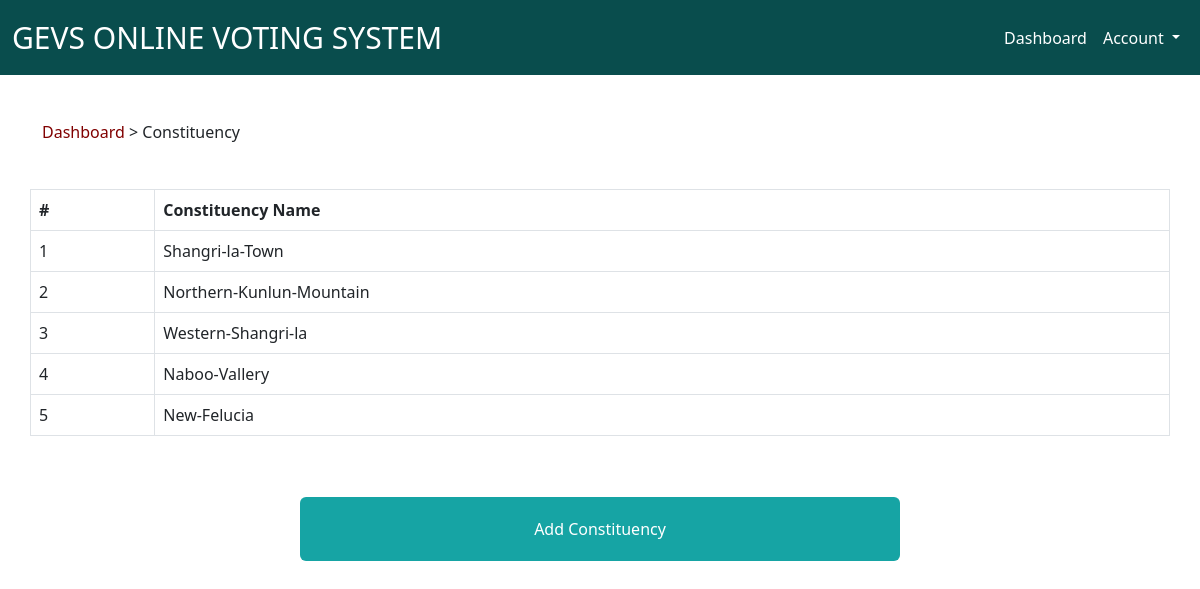
The app's page /electionOfficer/constituency.php (signed in) with its own data.
### tables this page shows
CREATE TABLE `constituency` (
  `id` int(11) NOT NULL,
  `name` varchar(200) NOT NULL
);

### electionOfficer/constituency.php (the view, shortened to what this page needs)
<?php
include_once "./functions/functions.php";
$pdo = databaseConnection();
?>
<?= headerTemplate('ELECTION OFFICER | CONSTITUENCY'); ?>
<?= dashboardNavbarTemplate(); ?>
<div class="breadcrumb">
    <div class="container">
        <div class="row">
            <span><a href="index.php?page=electionOfficer/dashboard">Dashboard</a> > Constituency</span>
        </div>
    </div>
</div>
<div class="table_list">
    <div class="container">
        <div class="row">
            <table class="table table-bordered">
                <?php
                $sql = $pdo->prepare("SELECT * FROM constituency");
                $sql->execute();
                $database_query = $sql->fetchAll(PDO::FETCH_ASSOC);
                $num = 1;
                ?>
                <thead>
                    <tr>
                        <th>#</th>
                        <th>Constituency Name</th>
                    </tr>
                </thead>
                <?php foreach ($database_query as $query) : ?>
                    <tbody>
                            <td><?= $num++ ?></td>
                            <td><?= $query["name"]; ?></td>
                    </tbody>
                <?php endforeach; ?>
            </table>
        </div>
    </div>
</div>
<div class="add">
    <div class="container w-50">
        <div class="row">
            <a href="index.php?page=electionOfficer/addConstituency">Add Constituency</a>
        </div>
    </div>
</div>

### css/styles.css (style rules this page uses)
:root { --main-color: #fff; --primary-color: #094d4d; --secondary-color: #16a4a4; --tertiary-color: #800000; --dark-color: #000; }
* { margin: 0; padding: 0; box-sizing: border-box; scroll-behavior: smooth; }
.breadcrumb { margin-top: 45px; }
.breadcrumb a { text-decoration: none; color: var(--tertiary-color); }
.table_list { margin: 45px 0; }
.add { margin-top: 40px; }
.add a { text-decoration: none; color: var(--main-color); background-color: var(--secondary-color); padding: 20px 10px; text-align: center; border-radius: 6px; }

### records on screen
constituency: name "Shangri-la-Town"
constituency: name "Northern-Kunlun-Mountain"
constituency: name "Western-Shangri-la"
constituency: name "Naboo-Vallery"
constituency: name "New-Felucia"
